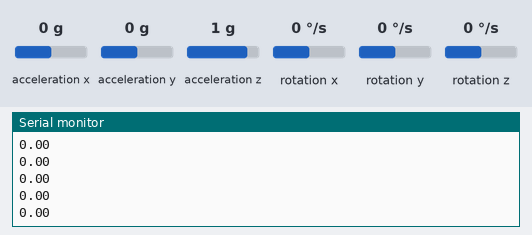
A sketch run on a simulated Arduino Uno, built with avr-gcc and run on an emulated ATmega328P. Parts: the last lines printed to the serial monitor. The inputs (shaded band) are chosen by the test bench; at power-on: rotation z 0 °/s, acceleration x 0 g, acceleration y 0 g, acceleration z 1 g, rotation x 0 °/s, rotation y 0 °/s.

Above: at 2.2 s.
2.3 s: rotation z set to -192 °/s
At 2.8 s:
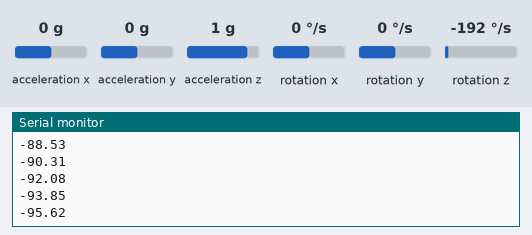
3.8 s: rotation z set to -100 °/s
At 4.7 s:
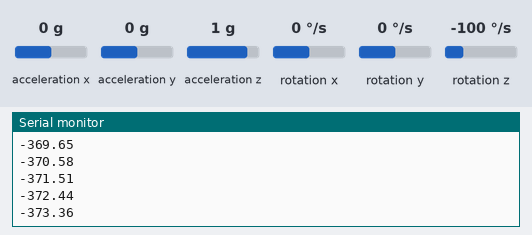
Timing chart, 0 to 6.8 s (numbered marks = the images above; inputs shaded):
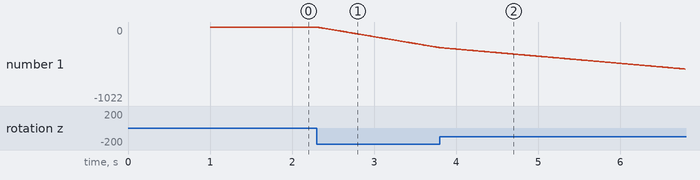

Measured:
- after the input at 2.3 s, the serial monitor: prints a new line at once (image 1)
- plotted number 1: 0 → -284.34 after the input at 2.3 s

The sketch:

imu.ino
```cpp
#include "MPU6050.h"
MPU6050 mpu;
int16_t ax, ay, az;
int16_t gx, gy, gz;
void setup() {
  Wire.begin();
  Serial.begin(9600);
  mpu.initialize();
  // состояние соединения
  Serial.println(mpu.testConnection() ? "MPU6050 OK" : "MPU6050 FAIL");
  delay(1000);
}
void loop() {
  mpu.getMotion6(&ax, &ay, &az, &gx, &gy, &gz);
  Serial.println(mpu.getAngleZ());

  delay(5);
}
```
